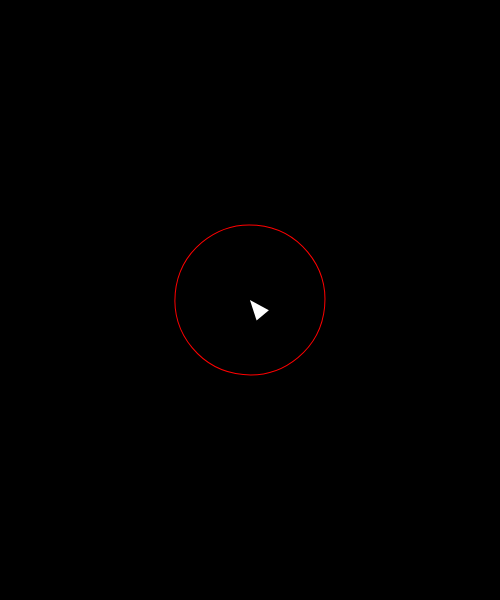
Frame 1 (no input)
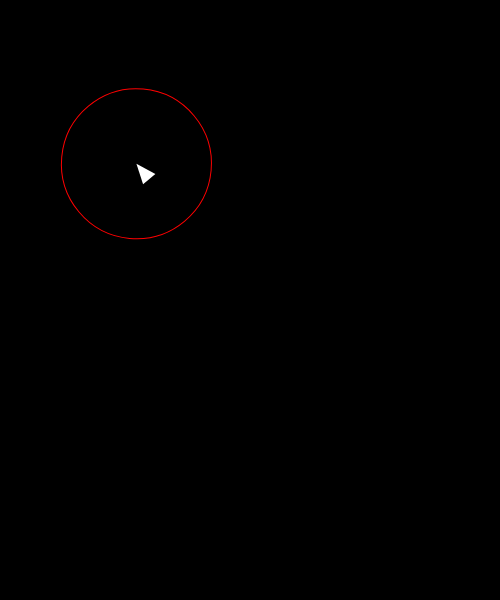
Frame 60 (no input)
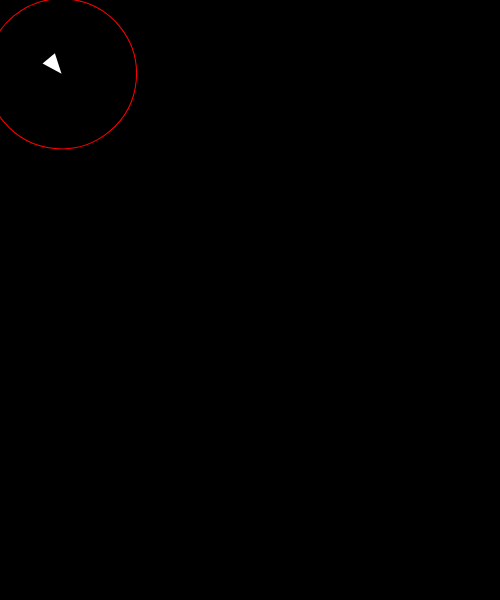
Frame 120 (the mouse pressed at the canvas centre since frame 60)

The p5.js sketch that drew these frames (run headless with seeded random() and noise() and a simulated clock; from frame 60 on, the mouse is pressed at the canvas centre):

// p5.js sketch
// ── sketch.js
"use strict";
var v;

function setup() {
  createCanvas(500, 600);
  v = new Vehicle(width / 2, height / 2);
}

function draw() {
  background(0);
  var mouse = createVector(mouseX, mouseY);
  v.seek(mouse);
  v.update();
  v.display();
  
  
}

class Vehicle {
  constructor(x, y) {
    this.pos = createVector(x, y);
    this.vel = createVector();
    this.acc = createVector();
    this.angle = 0;
    this.maxDedireVel = 5;
    this.maxSteerforce = 0.1;
    this.breakRad = 150;

  }
  update() {
    this.vel.add(this.acc);
    this.pos.add(this.vel);
    this.acc.mult(0);
    this.angle = this.vel.heading();

  }

  applyForce(force) {
    this.acc.add(force);
  }
  //gravity 

  seek(target) {
    var desireVel = p5.Vector.sub(target, this.pos);
    var distance = desireVel.mag();

    desireVel.normalize();
    if (distance > this.breakRad) {
      desireVel.mult(this.maxDedireVel); //max speed
    } else {
      //slow down
      var mappingMag = map(distance, 0, this.breakRad, 0, this.maxDesiredVel);
      desireVel.mult(mappingMag);
    }


    var steerForce = p5.Vector.sub(desireVel, this.vel);
    steerForce.normalize();
    steerForce.mult(this.maxSteerforce); //maxForce

    this.applyForce(steerForce);
  }

  checkArea() {
    if (this.pos.x < MARGIN) {
      var desireVel = createVector(this.maxDesiredVel, this.vel.y);
    } else if (this.pos.x > width - MARGIN) {
      
    }

  }
  display() {
    push();
    translate(this.pos.x, this.pos.y);
    rotate(this.angle);

    noFill();
    stroke(255, 0, 0);
    ellipse(0, 0, this.breakRad);
    fill(255);
    noStroke();
    triangle(0, 0, -20, -8, -20, 8);
    pop();
  }

}
